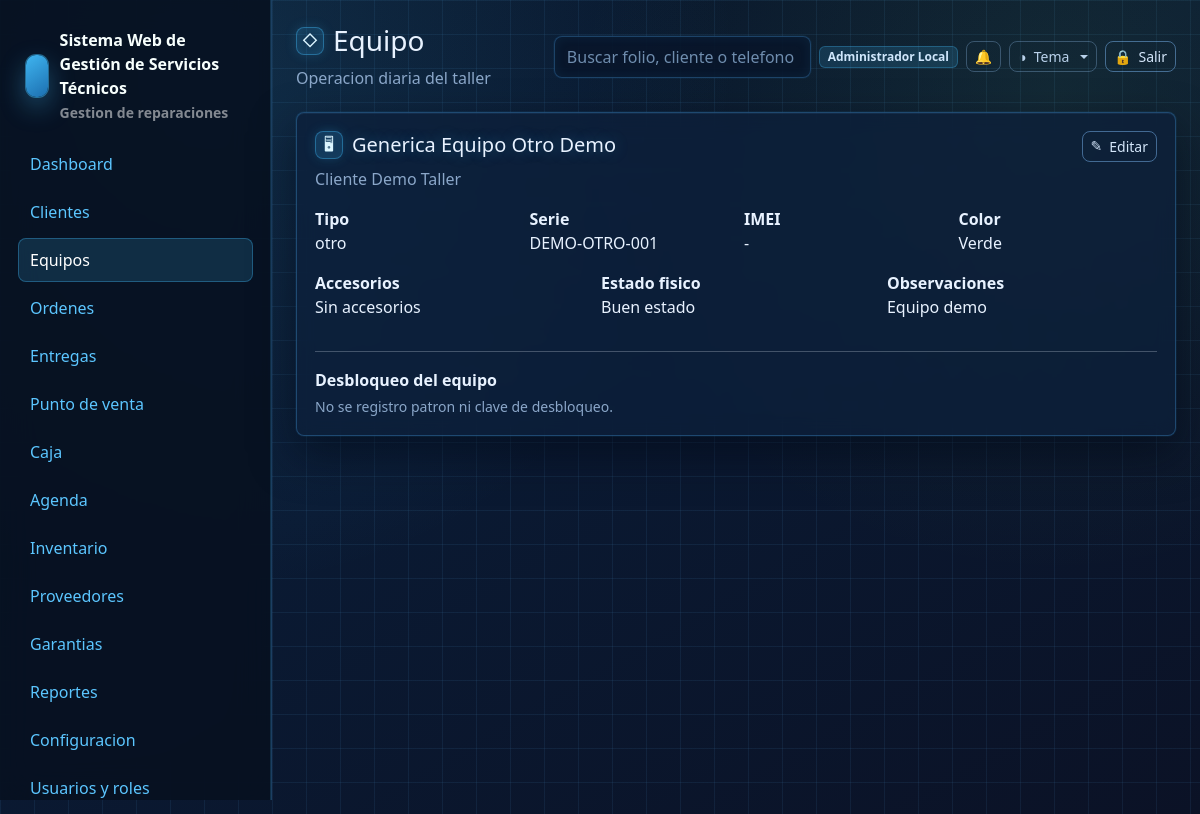
The app's page /equipos/9 (signed in) with its own data.
### tables this page shows
CREATE TABLE users (
    id INT UNSIGNED AUTO_INCREMENT PRIMARY KEY,
    name VARCHAR(160) NOT NULL,
    email VARCHAR(190) NOT NULL UNIQUE,
    password VARCHAR(255) NOT NULL,
    phone VARCHAR(40) NULL,
    status ENUM('activo','inactivo','bloqueado') NOT NULL DEFAULT 'activo',
    last_login_at DATETIME NULL,
    created_at DATETIME NOT NULL DEFAULT CURRENT_TIMESTAMP,
    updated_at DATETIME NULL ON UPDATE CURRENT_TIMESTAMP,
    deleted_at DATETIME NULL
);

CREATE TABLE equipos (
    id INT UNSIGNED AUTO_INCREMENT PRIMARY KEY,
    cliente_id INT UNSIGNED NOT NULL,
    tipo ENUM('celular','laptop','pc','consola','impresora','electrodomestico','herramienta','moto','otro') NOT NULL DEFAULT 'otro',
    marca_id INT UNSIGNED NULL,
    modelo_id INT UNSIGNED NULL,
    marca VARCHAR(120) NULL,
    modelo VARCHAR(120) NULL,
    numero_serie VARCHAR(120) NULL,
    imei VARCHAR(80) NULL,
    color VARCHAR(80) NULL,
    password_equipo VARCHAR(120) NULL,
    accesorios_recibidos TEXT NULL,
    estado_fisico TEXT NULL,
    observaciones TEXT NULL,
    created_at DATETIME NOT NULL DEFAULT CURRENT_TIMESTAMP,
    updated_at DATETIME NULL ON UPDATE CURRENT_TIMESTAMP,
    deleted_at DATETIME NULL,
    CONSTRAINT fk_equipos_cliente FOREIGN KEY (cliente_id) REFERENCES clientes(id),
    CONSTRAINT fk_equipos_marca FOREIGN KEY (marca_id) REFERENCES equipo_marcas(id) ON DELETE SET NULL,
    CONSTRAINT fk_equipos_modelo FOREIGN KEY (modelo_id) REFERENCES equipo_modelos(id) ON DELETE SET NULL,
    INDEX idx_equipos_cliente (cliente_id),
    INDEX idx_equipos_marca (marca_id),
    INDEX idx_equipos_modelo (modelo_id),
    INDEX idx_equipos_tipo (tipo),
    INDEX idx_equipos_serie (numero_serie),
    INDEX idx_equipos_imei (imei)
);

CREATE TABLE clientes (
    id INT UNSIGNED AUTO_INCREMENT PRIMARY KEY,
    nombre_completo VARCHAR(190) NOT NULL,
    telefono VARCHAR(40) NOT NULL,
    whatsapp VARCHAR(40) NULL,
    email VARCHAR(190) NULL,
    domicilio VARCHAR(255) NULL,
    ciudad VARCHAR(120) NULL,
    estado VARCHAR(120) NULL,
    codigo_postal VARCHAR(20) NULL,
    rfc VARCHAR(20) NULL,
    notas_internas TEXT NULL,
    estatus ENUM('activo','inactivo') NOT NULL DEFAULT 'activo',
    created_at DATETIME NOT NULL DEFAULT CURRENT_TIMESTAMP,
    updated_at DATETIME NULL ON UPDATE CURRENT_TIMESTAMP,
    deleted_at DATETIME NULL,
    INDEX idx_clientes_nombre (nombre_completo),
    INDEX idx_clientes_telefono (telefono),
    INDEX idx_clientes_email (email)
);

### resources/views/equipos/show.php (the view)
<?php if (!$equipo): ?>
    <div class="alert alert-warning">Equipo no encontrado.</div>
<?php else: ?>
<div class="glass-card">
    <div class="d-flex justify-content-between align-items-start">
        <div>
            <h2 class="h5" data-icon="&#128421;"><?= e(trim($equipo['marca'] . ' ' . $equipo['modelo']) ?: $equipo['tipo']) ?></h2>
            <p class="text-muted"><?= e($equipo['cliente_nombre']) ?></p>
        </div>
        <a class="btn btn-outline-dark btn-sm" data-icon="&#9998;" href="<?= e(url('/equipos/' . $equipo['id'] . '/edit')) ?>">Editar</a>
    </div>
    <div class="row g-3">
        <div class="col-md-3"><strong>Tipo</strong><br><?= e($equipo['tipo']) ?></div>
        <div class="col-md-3"><strong>Serie</strong><br><?= e($equipo['numero_serie'] ?: '-') ?></div>
        <div class="col-md-3"><strong>IMEI</strong><br><?= e($equipo['imei'] ?: '-') ?></div>
        <div class="col-md-3"><strong>Color</strong><br><?= e($equipo['color'] ?: '-') ?></div>
        <div class="col-md-4"><strong>Accesorios</strong><p><?= e($equipo['accesorios_recibidos'] ?: '-') ?></p></div>
        <div class="col-md-4"><strong>Estado fisico</strong><p><?= e($equipo['estado_fisico'] ?: '-') ?></p></div>
        <div class="col-md-4"><strong>Observaciones</strong><p><?= e($equipo['observaciones'] ?: '-') ?></p></div>
    </div>
    <hr>
    <?php $desbloqueo = patronDesbloqueo($equipo['password_equipo'] ?? ''); ?>
    <strong data-icon="&#128274;">Desbloqueo del equipo</strong>
    <?php if ($desbloqueo && $desbloqueo['tipo'] === 'patron'): ?>
        <div class="d-flex align-items-center gap-3 flex-wrap mt-2">
            <div class="unlock-box"><?= patronSvg($desbloqueo['secuencia'], 120) ?></div>
            <div>
                <div><strong>Secuencia:</strong> <span class="patron-seq"><?= e(implode(' → ', $desbloqueo['secuencia'])) ?></span></div>
                <div class="small text-muted"><strong>Inicio:</strong> <?= e((string) $desbloqueo['secuencia'][0]) ?> &middot; <strong>Fin:</strong> <?= e((string) end($desbloqueo['secuencia'])) ?></div>
            </div>
        </div>
    <?php elseif ($desbloqueo && $desbloqueo['tipo'] === 'clave'): ?>
        <div class="unlock-code mt-1"><?= e($desbloqueo['valor']) ?></div>
        <div class="small text-muted">Clave / PIN del equipo</div>
    <?php else: ?>
        <p class="small text-muted mb-0 mt-1">No se registro patron ni clave de desbloqueo.</p>
    <?php endif; ?>
</div>
<?php endif; ?>

### app/Core/Router.php (shortened to what the rows shown need)
<?php
final class Router
{
    private array $routes = [];
    private function add(string $method, string $path, callable|array $handler): void
    {
        $pattern = preg_replace('#\{([a-zA-Z_][a-zA-Z0-9_]*)\}#', '(?P<$1>[^/]+)', $path);
        $this->routes[] = [
            'method' => $method,
            'path' => $path,
            'pattern' => '#^' . $pattern . '$#',
            'handler' => $handler,
        ];
    }
    public function dispatch(Request $request): void
    {
        foreach ($this->routes as $route) {
            if ($route['method'] !== $request->method()) {
                continue;
            }
            if (preg_match($route['pattern'], $request->path(), $matches)) {
                $params = array_filter($matches, 'is_string', ARRAY_FILTER_USE_KEY);
                $handler = $route['handler'];
                if (is_array($handler)) {
                    [$class, $method] = $handler;
                    $controller = new $class();
                    $controller->{$method}($request, ...array_values($params));
                    return;
                }
                return;
            }
        }
    }
}

### resources/views/layouts/app.php (shortened to what the rows shown need)
<?php
$user = Auth::user();
$appConfig = require BASE_PATH . '/config/app.php';
$systemName = (string) ($appConfig['name'] ?? 'Servicio Tecnico');
$systemCurrency = 'MXN';
$businessLogo = '';
try {
    $cfg = new ConfiguracionService();
    $systemName = trim((string) $cfg->get('sistema.nombre', $systemName)) ?: $systemName;
    $systemCurrency = monedaSistema($systemCurrency);
    $businessLogo = config_asset_src((string) $cfg->get('negocio.logo_url', ''));
} catch (Throwable) {
    $businessLogo = '';
}
?>
<!doctype html>
<html lang="es">
<head>
    <link href="https://cdn.jsdelivr.net/npm/bootstrap@5.3.3/dist/css/bootstrap.min.css" rel="stylesheet">
    <link href="<?= e(asset('css/app.css') . '?v=20260708-pos-modal-theme') ?>" rel="stylesheet">
    <link href="<?= e(asset('css/themes/crystal.css') . '?v=20260708-pos-modal-theme') ?>" rel="stylesheet">
    <link href="<?= e(asset('css/themes/dark.css') . '?v=20260708-pos-modal-theme') ?>" rel="stylesheet">
    <link href="<?= e(asset('css/themes/live.css') . '?v=20260708-pos-modal-theme') ?>" rel="stylesheet">
    <link href="<?= e(asset('css/themes/blueprint.css') . '?v=20260708-pos-modal-theme') ?>" rel="stylesheet">
</head>
<body data-currency="<?= e($systemCurrency) ?>">
<div class="app-shell">
    <aside class="sidebar" id="app-sidebar">
        <div class="brand">
            <?php if ($businessLogo !== ''): ?>
                <img class="brand-logo" src="<?= e($businessLogo) ?>" alt="<?= e($systemName) ?>">
            <?php else: ?>
                <div class="brand-mark"></div>
            <?php endif; ?>
            <div>
                <div><?= e($systemName) ?></div>
                <small class="text-white-50">Gestion de reparaciones</small>
            </div>
        </div>
        <nav class="nav flex-column">
            <?php foreach ([
                ['Dashboard', '/', 'dashboard'],
                ['Clientes', '/clientes', 'clientes'],
                ['Equipos', '/equipos', 'equipos'],
                ['Ordenes', '/ordenes', 'ordenes'],
                ['Entregas', '/entregas', 'ordenes'],
                ['Punto de venta', '/punto-venta', 'punto_venta'],
                ['Caja', '/caja', 'caja'],
                ['Agenda', '/agenda', 'agenda'],
                ['Inventario', '/inventario', 'inventario'],
                ['Proveedores', '/proveedores', 'proveedores'],
                ['Garantias', '/garantias', 'garantias'],
                ['Reportes', '/reportes', 'reportes'],
                ['Configuracion', '/configuracion', 'configuracion'],
                ['Usuarios y roles', '/usuarios', 'usuarios'],
                ['Licencia demo', '/licencia', 'licencias'],
            ] as [$label, $href, $module]): ?>
                <?php if (Auth::can($module, 'ver')): ?>
                    <a class="nav-link <?= e(is_active($href)) ?>" href="<?= e(url($href)) ?>"><?= e($label) ?></a>
                <?php endif; ?>
            <?php endforeach; ?>
        </nav>
    </aside>
    <main class="main">
        <header class="topbar">
            <div class="topbar-title">
                <h1 class="h3 mb-1" data-icon="&#9671;"><?= e($title ?? '') ?></h1>
                <div class="text-muted">Operacion diaria del taller</div>
            </div>
            <div class="d-flex align-items-center gap-2 topbar-actions">
                <form class="d-none d-md-block" action="<?= e(url('/ordenes')) ?>">
                    <input class="form-control" name="q" placeholder="Buscar folio, cliente o telefono">
                </form>
                <span class="badge text-bg-light topbar-user"><?= e($user['name'] ?? 'Usuario') ?></span>
                <div class="dropdown">
                    <button class="btn btn-outline-secondary btn-sm notif-bell" type="button" data-bs-toggle="dropdown" aria-expanded="false" aria-label="Notificaciones">
                        &#128276;
                    </button>
                </div>
                <div class="dropdown theme-switcher">
                    <button class="btn btn-outline-secondary btn-sm dropdown-toggle" type="button" data-bs-toggle="dropdown" aria-expanded="false" aria-label="Tema" data-icon="&#9681;"><span class="btn-label">Tema</span></button>
                </div>
                <form method="post" action="<?= e(url('/logout')) ?>">
                    <button class="btn btn-outline-dark btn-sm" aria-label="Salir" data-icon="&#128274;"><span class="btn-label">Salir</span></button>
                </form>
            </div>
        </header>
        <?= $content ?>
    </main>
</div>
</body>
</html>

### records on screen
users: name "Administrador Local"
equipos: marca+modelo "Generica Equipo Otro Demo", cliente.nombre_completo "Cliente Demo Taller", tipo "otro", numero_serie "DEMO-OTRO-001", imei "-", color "Verde", accesorios_recibidos "Sin accesorios", estado_fisico "Buen estado", observaciones "Equipo demo"

### other values on screen
$systemName "Sistema Web de Gestión de Servicios Técnicos"
$label "Dashboard"
$label "Clientes"
$label "Equipos"
$label "Ordenes"
$label "Entregas"
$label "Punto de venta"
$label "Caja"
$label "Agenda"
$label "Inventario"
$label "Proveedores"
$label "Garantias"
$label "Reportes"
$label "Configuracion"
$label "Usuarios y roles"
